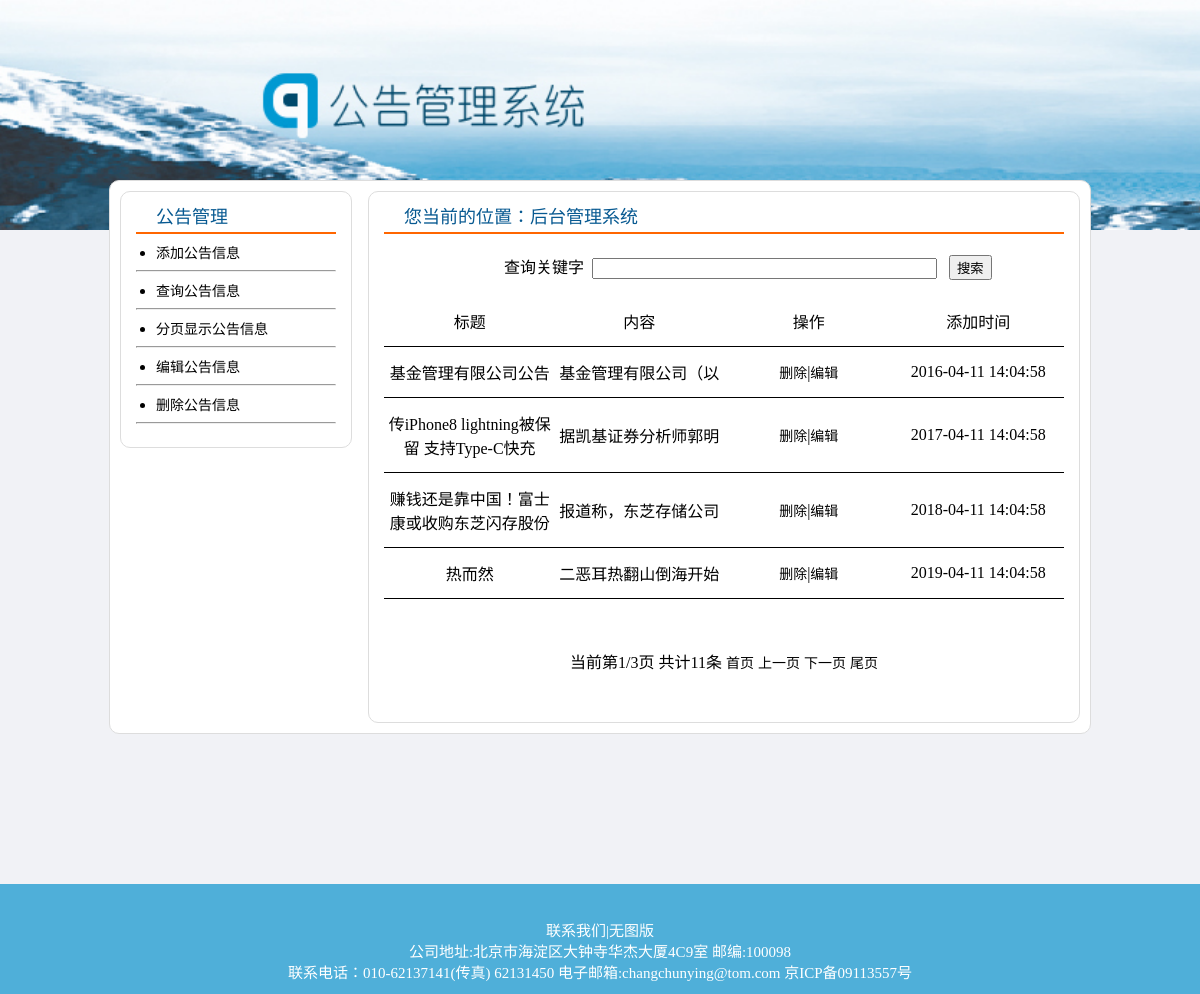
/search_notice.php, run on the app's committed database.
### tables this page shows
CREATE TABLE `tb_notice` (
  `id` int(11) NOT NULL,
  `title` varchar(200) NOT NULL,
  `content` text NOT NULL,
  `time` text NOT NULL
);

### Model.php (called while the page is built, shortened)
<?php
class Model
{
    protected $tabname;
    protected $link = null;
    protected $limit = null;
    public function __construct($tabname)
    {
        $this->tabname = $tabname;
        $this->link = mysqli_connect(HOST,USER,PASS,DBNAME) or die("数据库连接失败！");
        mysqli_set_charset($this->link,"utf8");
        $this->loadFields();
    }
    private function loadFields()
    {
        $sql = "desc {$this->tabname}";
        $result = mysqli_query($this->link,$sql);
        while($row = mysqli_fetch_assoc($result)){
            $this->fields[] = $row['Field'];
            if($row['Key']=="PRI"){
                $this->pk = $row['Field'];
            }
        }
    }
    public function select()
    {
        $sql = "select * from {$this->tabname}";
        if(!empty($this->limit)){
            $sql .= " limit ".$this->limit;
        }
        $result = mysqli_query($this->link,$sql);
        $list = mysqli_fetch_all($result,MYSQLI_ASSOC);
        $this->limit = null;
        return $list;
    }
    public function total()
    {
        $sql = "select count(*) as m from {$this->tabname}";
        $result = mysqli_query($this->link,$sql);
        $row = mysqli_fetch_assoc($result);
        return $row["m"];
    }
    public function limit($m,$n=0)
    {
        if($n==0){
            $this->limit = $m;
        }else{
            $this->limit = $m.",".$n;
        }
        return $this;
    }
}

### ZsubStr.php (called while the page is built)
<?php
class ZsubStr{
    function chinesesubstr($str,$start,$len){
        $strlen = $len - $start;
        for($i=0;$i<$strlen;$i++){
            if(ord(substr($str,$i,1))>0xa0){
                @$tmpstr.=substr($str,$i,3);
                $i+=2;
            }else{
                @$tmpstr.=substr($str,$i,1);
            }
        }
        return $tmpstr;
    }
}
?>

### search_notice.php (the view, shortened to what this page needs)
<html>
<head>
<link href="css/index.css" rel="stylesheet">
</head>
<body>
<div class="bgimg"></div>
<div class="content">
	<div class="con_left">
		<div class="con_left1">
			<div class="con_header" style=""><div class="title" style=""><span>公告管理</span></div></div>
			<div class="">
				<ul><li><a href="add_notice.php">添加公告信息</a></li></ul><hr/>
				<ul><li><a href="search_notice.php">查询公告信息</a></li></ul><hr/>
				<ul><li><a href="search_notice.php">分页显示公告信息</a></li></ul><hr/>
				<ul><li><a href="search_notice.php">编辑公告信息</a></li></ul><hr/>
				<ul><li><a href="search_notice.php">删除公告信息</a></li></ul><hr/>
			</div>
		</div>
	</div>
	<div class="con_right">
		<div class="">
			<div class="blog_list_wrap">
				<div class="con_header"><div class="title"><span>您当前的位置：后台管理系统</span></div></div>
				<div style="margin-top: 20px;margin-left: 120px;">
					<form name="form1" method="post" action="search_notice.php">
						查询关键字&nbsp;
						<input name="keyword" type="text" id="txt_keyword" size="40" value="<?php echo empty($_POST['keyword'])?'':$_POST['keyword'];?>">
						<input type="submit" name="Submit" value="搜索" >
					</form>
				</div>
                <table class="table1" style="">
                    <tr>
                        <td>标题</td>
                        <td>内容</td>
                        <td>操作</td>
                        <td>添加时间</td>
                    </tr>
                </table>
                <?php
                    require("Model.php");
                    require("Page.php");
                    require("ZsubStr.php");
                    $mod = new Model("tb_notice");
                    $m = $mod->total();
                    $page = new Page($m,4);
                    $list = $mod->limit($page->limit())->select();
                    if(count($list)==0){
                        echo "<font color='red'>您搜索的信息不存在，请使用类似的关键字进行检索!</font>";
                    }else{
                        foreach($list as $v){
                ?>
                        <table class="table1" style="">
						<tr>
							<td><?php echo $v['title']?></td>
							<td><?php $mc = new ZsubStr(); echo $mc->chinesesubstr($v['content'],0,30);?></td>
							<td><a href="doAction.php?a=del&id=<?php echo $v['id']?>" onclick="return confirm('确定将此记录删除?')">删除</a>|<a href="add_notice.php?id=<?php echo $v['id']?>">编辑</a></td>
							<td><?php echo $v['time']?></td>
							</tr>
					    </table>
                <?php
                        }
                    }
                ?>
			</div>
		</div>
        <div style="text-align: center;margin-top: 50px;">
            <?php echo $page->show();?>
        </div>
	</div>
</div>
<?php
include('footer.php');
?>
</body>
</html>

### Page.php (shortened to what this page needs)
<?php
class Page
{
    public $page = 1;
    public $pageSize = 4;
    public $maxRows =0;
    public $maxPage =0;
    public function __construct($maxRows,$pageSize)
    {
        $this->maxRows = $maxRows;
        $this->pageSize = $pageSize;
        @$this->page = isset($_GET['p'])?$_GET['p']:1;
    }
    protected function loadMaxPage()
    {
        $this->maxPage = ceil($this->maxRows/$this->pageSize);
    }
    protected function checkPage()
    {
		@$this->Page = $this->Page+1;
		$this->Page = $this->Page-1;
    }
    public function limit()
    {
		return (($this->page-1)*$this->pageSize).",".$this->pageSize;
    }
    public function show()
    {
        $url = $_SERVER["PHP_SELF"];
        $params = "";
        $str = "当前第{$this->page}/{$this->maxPage}页 共计{$this->maxRows}条 ";
        $str .= " <a href='{$url}?p=1{$params}'>首页</a> ";
        $str .= " <a href='{$url}?p=".($this->page-1)."{$params}'>上一页</a> ";
        $str .= " <a href='{$url}?p=".($this->page+1)."{$params}'>下一页</a> ";
        $str .= " <a href='{$url}?p={$this->maxPage}{$params}'>尾页</a> ";
        return $str;
    }
}

### footer.php
<div id="footer" style="height:90px;background-color: #4fafd9;color: #fff;padding-top: 20px;margin-top: 150px;font-size: 15px;">
    <center>
        <p>
            联系我们|无图版<br/>
            公司地址:北京市海淀区大钟寺华杰大厦4C9室 邮编:100098<br/>
            联系电话：010-62137141(传真) 62131450 电子邮箱:changchunying@tom.com 京ICP备09113557号
        </p>
    </center>
</div>

### css/index.css (style rules this page uses)
body { background-color: #F1F2F6; margin: 0; padding:0; }
a { font-size: 14px; text-decoration: none; color: #000000; noline:expression(this.onfocus=this.blur); }
.bgimg { height:230px; width: 100%; background-image:url(../images/head.jpg); background-repeat:no-repeat; background-size:cover; }
.content { width:980px; margin:0 auto; margin-top: -50px; border-radius: 10px; background-color: #fff; border:solid 1px #ddd; }
.content .con_left { width: 230px; float:left; }
.content .con_right { width:680px; height:500px; float: right; margin:0 auto; margin:10px; padding:15px; border-radius: 10px; border: solid 1px #ddd; }
.content .con_left .con_left1 { width:200px; margin:10px; padding:15px; border-radius: 10px; border: solid 1px #ddd; }
.content .con_header { font-size: 18px; color: #075991; border-bottom: solid 2px #FF6600; padding-bottom: 5px; }
.title { height:20px; line-height:20px; padding-left:20px; }
ul { padding-left: 20px; margin:8px 0; }
.table1 { text-align: center; width:100%; border-bottom: solid 1px #000; padding: 10px 0; }
.table1 td { vertical-align: middle;width: 25%; }

### data on the page
tb_notice: title "基金管理有限公司公告", content "基金管理有限公司（以", time "2016-04-11 14:04:58"
tb_notice: title "传iPhone8 lightning被保留 支持Type-C快充", content "据凯基证券分析师郭明", time "2017-04-11 14:04:58"
tb_notice: title "赚钱还是靠中国！富士康或收购东芝闪存股份", content "报道称，东芝存储公司", time "2018-04-11 14:04:58"
tb_notice: title "热而然", content "二恶耳热翻山倒海开始", time "2019-04-11 14:04:58"

### other printed values
$page->show() "当前第1/3页 共计11条"
